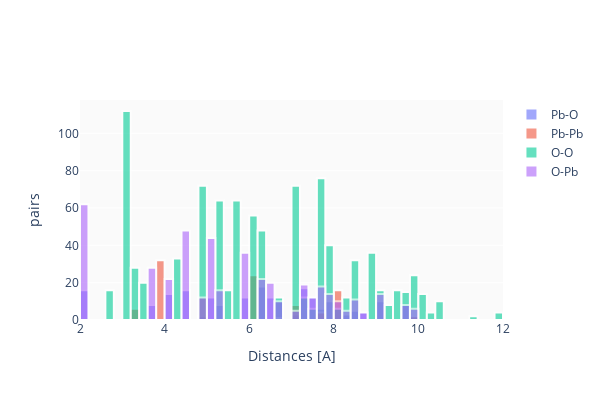

Source (notebook cell):
### Markdown cell above
# Plot histogram

### Code cell
cluster.get_pairs()
cluster.plot_hist(plot_engine="plotly")

### Figure 1 — Plotly figure (JSON) as saved in the notebook; plotly's stock layout.template omitted (floating-point values rounded to 4 significant figures; data arrays with more than 128 entries replaced by an {"elided": "..."} marker saying what was removed)
{"data": [{"marker": {"line": {"color": "white", "width": 2}}, "name": "Pb-O", "opacity": 0.6, "type": "histogram", "x": {"elided": "214 float values"}, "xbins": {"size": 0.2}}, {"marker": {"line": {"color": "white", "width": 2}}, "name": "Pb-Pb", "opacity": 0.6, "type": "histogram", "x": [3.39, 4.96, 3.895, 6.008, 4.96, 3.895, 6.008, 3.895, 7.014, 3.895, 7.791, 6.177, 8.024, 8.024, 6.008, 3.895, 4.96, 6.008, 3.895, 4.96, 6.177, 7.791, 3.895, 7.014, 3.895, 8.024, 8.024, 3.895, 3.39, 7.014, 8.024, 7.791, 3.895, 4.96, 3.895, 6.008, 6.177, 3.895, 8.024, 3.895, 8.024, 7.014, 8.024, 6.008, 8.024, 4.96, 8.024, 6.008, 7.014, 9.92, 7.791, 8.024, 7.014, 6.177, 6.008, 3.895, 4.96, 3.895, 3.895, 8.024, 3.895, 3.39, 3.895, 4.96, 3.895, 6.008, 6.177, 8.024, 3.895, 3.895, 6.008, 8.024, 4.96, 8.024, 6.008, 9.92, 7.014, 6.177, 6.008, 3.895, 4.96, 3.895, 8.024, 3.895, 3.895, 3.39, 6.177, 6.78, 6.008, 6.008, 3.895, 3.39, 6.177, 3.895, 3.895, 3.895, 3.39, 4.96, 4.96, 3.895, 3.895, 3.895, 6.008, 6.008, 7.014], "xbins": {"size": 0.2}}, {"marker": {"line": {"color": "white", "width": 2}}, "name": "O-O", "opacity": 0.6, "type": "histogram", "x": {"elided": "946 float values"}, "xbins": {"size": 0.2}}, {"marker": {"line": {"color": "white", "width": 2}}, "name": "O-Pb", "opacity": 0.6, "type": "histogram", "x": {"elided": "446 float values"}, "xbins": {"size": 0.2}}], "layout": {"barmode": "overlay", "height": 400, "plot_bgcolor": "rgba(0.02,0.02,0.02,0.02)", "width": 600, "xaxis": {"tickmode": "auto", "title": {"text": "Distances [A]"}}, "yaxis": {"title": {"text": "pairs"}}}}
